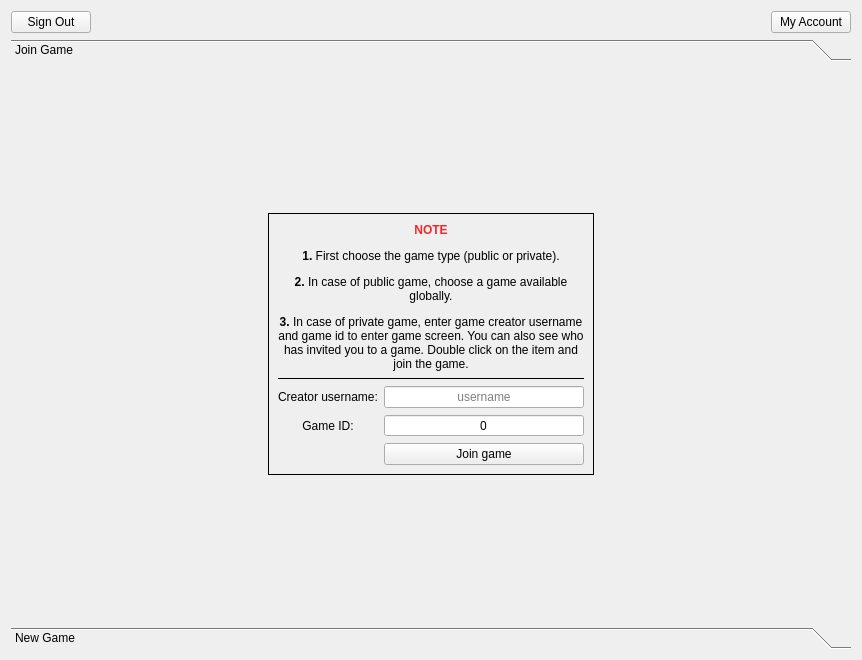
<?xml version="1.0" encoding="UTF-8"?>
<ui version="4.0">
 <class>MenuScreen</class>
 <widget class="QWidget" name="MenuScreen">
  <property name="geometry">
   <rect>
    <x>0</x>
    <y>0</y>
    <width>862</width>
    <height>660</height>
   </rect>
  </property>
  <property name="windowTitle">
   <string>Form</string>
  </property>
  <layout class="QVBoxLayout" name="verticalLayout">
   <item>
    <layout class="QHBoxLayout" name="horizontalLayout">
     <item>
      <widget class="QPushButton" name="signoutButton">
       <property name="text">
        <string>Sign Out</string>
       </property>
      </widget>
     </item>
     <item>
      <spacer name="horizontalSpacer">
       <property name="orientation">
        <enum>Qt::Horizontal</enum>
       </property>
       <property name="sizeHint" stdset="0">
        <size>
         <width>40</width>
         <height>20</height>
        </size>
       </property>
      </spacer>
     </item>
     <item>
      <widget class="QPushButton" name="myAccountButton">
       <property name="text">
        <string>My Account</string>
       </property>
      </widget>
     </item>
    </layout>
   </item>
   <item>
    <widget class="QToolBox" name="toolBox">
     <widget class="QWidget" name="page">
      <property name="geometry">
       <rect>
        <x>0</x>
        <y>0</y>
        <width>844</width>
        <height>547</height>
       </rect>
      </property>
      <attribute name="label">
       <string>Join Game</string>
      </attribute>
      <layout class="QGridLayout" name="gridLayout_4">
       <item row="1" column="3">
        <spacer name="horizontalSpacer_5">
         <property name="orientation">
          <enum>Qt::Horizontal</enum>
         </property>
         <property name="sizeHint" stdset="0">
          <size>
           <width>221</width>
           <height>20</height>
          </size>
         </property>
        </spacer>
       </item>
       <item row="1" column="0">
        <spacer name="horizontalSpacer_4">
         <property name="orientation">
          <enum>Qt::Horizontal</enum>
         </property>
         <property name="sizeHint" stdset="0">
          <size>
           <width>221</width>
           <height>20</height>
          </size>
         </property>
        </spacer>
       </item>
       <item row="1" column="1" colspan="2">
        <widget class="QFrame" name="frame_2">
         <property name="frameShape">
          <enum>QFrame::Box</enum>
         </property>
         <layout class="QGridLayout" name="gridLayout_3">
          <item row="2" column="0">
           <widget class="QLabel" name="label_5">
            <property name="text">
             <string>Creator username:</string>
            </property>
            <property name="alignment">
             <set>Qt::AlignCenter</set>
            </property>
           </widget>
          </item>
          <item row="0" column="0" colspan="2">
           <widget class="QLabel" name="label_6">
            <property name="text">
             <string>&lt;html&gt;&lt;head/&gt;&lt;body&gt;&lt;p align=&quot;center&quot;&gt;&lt;span style=&quot; font-weight:600; color:#ef2929;&quot;&gt;NOTE&lt;/span&gt;&lt;/p&gt;&lt;p&gt;&lt;span style=&quot; font-weight:600;&quot;&gt;1.&lt;/span&gt; First choose the game type (public or private).&lt;/p&gt;&lt;p&gt;&lt;span style=&quot; font-weight:600;&quot;&gt;2. &lt;/span&gt;In case of public game, choose a game available globally.&lt;/p&gt;&lt;p&gt;&lt;span style=&quot; font-weight:600;&quot;&gt;3. &lt;/span&gt;In case of private game, enter game creator username and game id to enter game screen. You can also see who has invited you to a game. Double click on the item and join the game.&lt;/p&gt;&lt;/body&gt;&lt;/html&gt;</string>
            </property>
            <property name="alignment">
             <set>Qt::AlignCenter</set>
            </property>
            <property name="wordWrap">
             <bool>true</bool>
            </property>
           </widget>
          </item>
          <item row="3" column="0">
           <widget class="QLabel" name="label_8">
            <property name="text">
             <string>Game ID:</string>
            </property>
            <property name="alignment">
             <set>Qt::AlignCenter</set>
            </property>
           </widget>
          </item>
          <item row="4" column="1">
           <widget class="QPushButton" name="joinGameButton">
            <property name="text">
             <string>Join game</string>
            </property>
           </widget>
          </item>
          <item row="1" column="0" colspan="2">
           <widget class="Line" name="line_3">
            <property name="frameShadow">
             <enum>QFrame::Plain</enum>
            </property>
            <property name="lineWidth">
             <number>1</number>
            </property>
            <property name="orientation">
             <enum>Qt::Horizontal</enum>
            </property>
           </widget>
          </item>
          <item row="3" column="1">
           <widget class="QSpinBox" name="gameIDSpinBox">
            <property name="alignment">
             <set>Qt::AlignCenter</set>
            </property>
            <property name="buttonSymbols">
             <enum>QAbstractSpinBox::NoButtons</enum>
            </property>
            <property name="maximum">
             <number>2147483647</number>
            </property>
            <property name="value">
             <number>0</number>
            </property>
           </widget>
          </item>
          <item row="2" column="1">
           <widget class="QLineEdit" name="creatorUsernameLineEdit">
            <property name="alignment">
             <set>Qt::AlignCenter</set>
            </property>
            <property name="placeholderText">
             <string>username</string>
            </property>
           </widget>
          </item>
         </layout>
        </widget>
       </item>
       <item row="2" column="1" colspan="2">
        <spacer name="verticalSpacer_4">
         <property name="orientation">
          <enum>Qt::Vertical</enum>
         </property>
         <property name="sizeHint" stdset="0">
          <size>
           <width>20</width>
           <height>40</height>
          </size>
         </property>
        </spacer>
       </item>
       <item row="0" column="1" colspan="2">
        <spacer name="verticalSpacer_3">
         <property name="orientation">
          <enum>Qt::Vertical</enum>
         </property>
         <property name="sizeHint" stdset="0">
          <size>
           <width>20</width>
           <height>40</height>
          </size>
         </property>
        </spacer>
       </item>
      </layout>
     </widget>
     <widget class="QWidget" name="page_2">
      <property name="geometry">
       <rect>
        <x>0</x>
        <y>0</y>
        <width>830</width>
        <height>561</height>
       </rect>
      </property>
      <attribute name="label">
       <string>New Game</string>
      </attribute>
      <layout class="QGridLayout" name="gridLayout">
       <item row="1" column="1">
        <widget class="QFrame" name="frame">
         <property name="frameShape">
          <enum>QFrame::Box</enum>
         </property>
         <layout class="QGridLayout" name="gridLayout_2">
          <item row="2" column="0">
           <widget class="QLabel" name="label">
            <property name="text">
             <string>Player count:</string>
            </property>
            <property name="alignment">
             <set>Qt::AlignCenter</set>
            </property>
           </widget>
          </item>
          <item row="2" column="1">
           <widget class="QSpinBox" name="playerCountSpinBox">
            <property name="alignment">
             <set>Qt::AlignCenter</set>
            </property>
            <property name="buttonSymbols">
             <enum>QAbstractSpinBox::NoButtons</enum>
            </property>
            <property name="minimum">
             <number>2</number>
            </property>
            <property name="maximum">
             <number>20</number>
            </property>
           </widget>
          </item>
          <item row="3" column="1">
           <widget class="QSpinBox" name="boardSizeSpinBox">
            <property name="alignment">
             <set>Qt::AlignCenter</set>
            </property>
            <property name="buttonSymbols">
             <enum>QAbstractSpinBox::NoButtons</enum>
            </property>
            <property name="minimum">
             <number>1</number>
            </property>
            <property name="maximum">
             <number>100</number>
            </property>
            <property name="value">
             <number>10</number>
            </property>
           </widget>
          </item>
          <item row="0" column="0" colspan="2">
           <widget class="QLabel" name="label_4">
            <property name="text">
             <string>&lt;html&gt;&lt;head/&gt;&lt;body&gt;&lt;p align=&quot;center&quot;&gt;&lt;span style=&quot; font-weight:600; color:#ef2929;&quot;&gt;NOTE&lt;/span&gt;&lt;/p&gt;&lt;p&gt;&lt;span style=&quot; font-weight:600;&quot;&gt;1.&lt;/span&gt; You can setup multiplayer game by increasing players upto 20.&lt;/p&gt;&lt;p&gt;&lt;span style=&quot; font-weight:600;&quot;&gt;2. &lt;/span&gt;You can also increase board size upto 100. Board will be a square with given dimention.&lt;/p&gt;&lt;p&gt;&lt;span style=&quot; font-weight:600;&quot;&gt;3. &lt;/span&gt;Note that limits mentioned above are due to graphical limits not game server.&lt;/p&gt;&lt;p&gt;&lt;span style=&quot; font-weight:600;&quot;&gt;4.&lt;/span&gt; You can also let your game to be public or private. Namely you can give game id and your username to your friends to start game (private) or let it to be open by anyone connecting to server (public).&lt;/p&gt;&lt;p&gt;&lt;span style=&quot; font-weight:600;&quot;&gt;5.&lt;/span&gt; Finally press &lt;span style=&quot; font-style:italic;&quot;&gt;Create game&lt;/span&gt; to broadcast the game and wait for players to join. As soon as number of players reach the given amount, game will be started automatically.&lt;/p&gt;&lt;/body&gt;&lt;/html&gt;</string>
            </property>
            <property name="alignment">
             <set>Qt::AlignCenter</set>
            </property>
            <property name="wordWrap">
             <bool>true</bool>
            </property>
           </widget>
          </item>
          <item row="5" column="1">
           <widget class="QPushButton" name="createGameButton">
            <property name="text">
             <string>Create game</string>
            </property>
           </widget>
          </item>
          <item row="1" column="0" colspan="2">
           <widget class="Line" name="line">
            <property name="frameShadow">
             <enum>QFrame::Plain</enum>
            </property>
            <property name="lineWidth">
             <number>1</number>
            </property>
            <property name="orientation">
             <enum>Qt::Horizontal</enum>
            </property>
           </widget>
          </item>
          <item row="3" column="0">
           <widget class="QLabel" name="label_2">
            <property name="text">
             <string>Board size:</string>
            </property>
            <property name="alignment">
             <set>Qt::AlignCenter</set>
            </property>
           </widget>
          </item>
          <item row="4" column="0">
           <widget class="QLabel" name="label_7">
            <property name="text">
             <string>Max hint:</string>
            </property>
            <property name="alignment">
             <set>Qt::AlignCenter</set>
            </property>
           </widget>
          </item>
          <item row="4" column="1">
           <widget class="QSpinBox" name="maxHintSpinBox">
            <property name="alignment">
             <set>Qt::AlignCenter</set>
            </property>
            <property name="buttonSymbols">
             <enum>QAbstractSpinBox::NoButtons</enum>
            </property>
            <property name="maximum">
             <number>10</number>
            </property>
            <property name="value">
             <number>3</number>
            </property>
           </widget>
          </item>
         </layout>
        </widget>
       </item>
       <item row="1" column="0">
        <spacer name="horizontalSpacer_2">
         <property name="orientation">
          <enum>Qt::Horizontal</enum>
         </property>
         <property name="sizeHint" stdset="0">
          <size>
           <width>160</width>
           <height>20</height>
          </size>
         </property>
        </spacer>
       </item>
       <item row="1" column="2">
        <spacer name="horizontalSpacer_3">
         <property name="orientation">
          <enum>Qt::Horizontal</enum>
         </property>
         <property name="sizeHint" stdset="0">
          <size>
           <width>159</width>
           <height>20</height>
          </size>
         </property>
        </spacer>
       </item>
       <item row="0" column="1">
        <spacer name="verticalSpacer">
         <property name="orientation">
          <enum>Qt::Vertical</enum>
         </property>
         <property name="sizeHint" stdset="0">
          <size>
           <width>20</width>
           <height>40</height>
          </size>
         </property>
        </spacer>
       </item>
       <item row="2" column="1">
        <spacer name="verticalSpacer_2">
         <property name="orientation">
          <enum>Qt::Vertical</enum>
         </property>
         <property name="sizeHint" stdset="0">
          <size>
           <width>20</width>
           <height>40</height>
          </size>
         </property>
        </spacer>
       </item>
      </layout>
     </widget>
    </widget>
   </item>
  </layout>
 </widget>
 <resources/>
 <connections/>
</ui>
